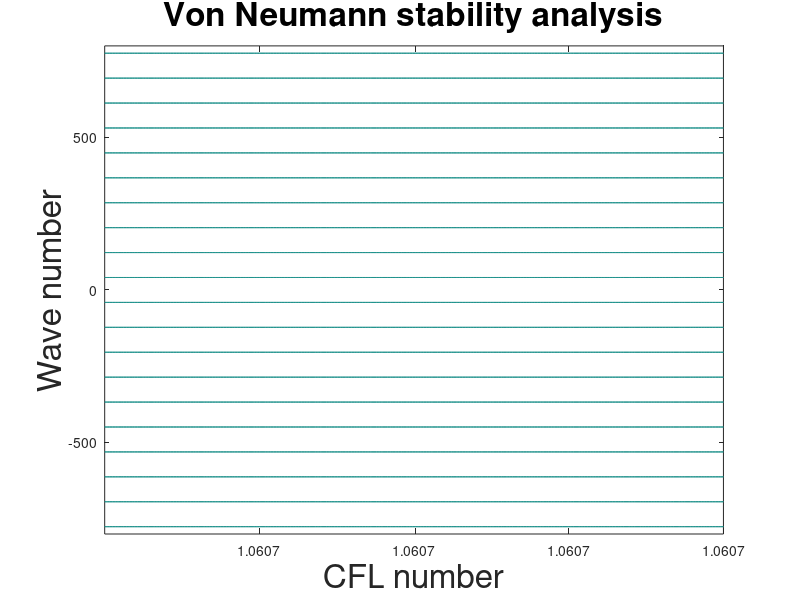

The MATLAB script that drew this image:
% plotting parameters
%nu0 = linspace( 0.60, 1.4, 1000 );
nu0 = linspace( 1.06072, 1.06068, 1000 );
k0  = linspace( -800, 800, 1000 );

[nu,k] = meshgrid( nu0, k0 );

% Constants
I  = sqrt( -1. );
dx = 1.0;

s = nu.^3.*(-exp(4*I*dx*k)/1440 + 13*exp(3*I*dx*k)/720 - 55*exp(2*I*dx*k)/432 + 71*exp(I*dx*k)/540 + 91/360 - 583*exp(-I*dx*k)/1080 + 731*exp(-2*I*dx*k)/2160 - exp(-3*I*dx*k)/12 + 47*exp(-4*I*dx*k)/4320 - exp(-5*I*dx*k)/2160) + nu.^2.*(exp(4*I*dx*k)/480 - 3*exp(3*I*dx*k)/80 + 11*exp(2*I*dx*k)/72 + 61*exp(I*dx*k)/360 - 41/80 - exp(-I*dx*k)/180 + 121*exp(-2*I*dx*k)/360 - exp(-3*I*dx*k)/8 + 31*exp(-4*I*dx*k)/1440 - exp(-5*I*dx*k)/720) + nu.*(exp(2*I*dx*k)/20 - exp(I*dx*k)/2 - 1/3 + exp(-I*dx*k) - exp(-2*I*dx*k)/4 + exp(-3*I*dx*k)/30) + 1;

sfe = (1.0-nu) + nu.*exp(-I*k*dx);

figure(1);
clf;

[C,h] = contour( nu, k, abs( s ), [1,1] );

xlabel( 'CFL number', 'FontSize', 24 );
ylabel( 'Wave number', 'FontSize', 24 );

%set(gca,'xtick', -2:0.05:2);
%set(gca, 'FontSize', 16 );

t1 = title('Von Neumann stability analysis' );
set(t1, 'fontsize', 24 );

%print(1, '-depsc', 'VonNeumann.eps' );
